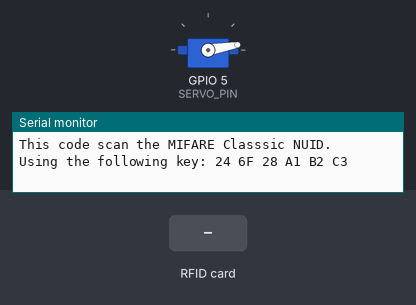
Bench run of a sketch on a simulated ESP8266 (NodeMCU). Parts: servo, the last lines printed to the serial monitor. The test bench sets the inputs (shaded band).

Above: at 1.7 s.
1.8 s: RFID card 75 44 D1 65 held to the reader
At 2.3 s:
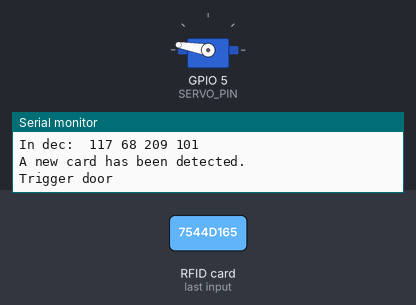
4.1 s: RFID card 2B C9 BD 43 held to the reader
At 4.87 s:
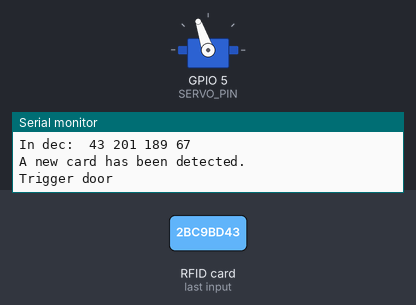
5.6 s: RFID card CB C2 BD 43 held to the reader
At 7.8 s:
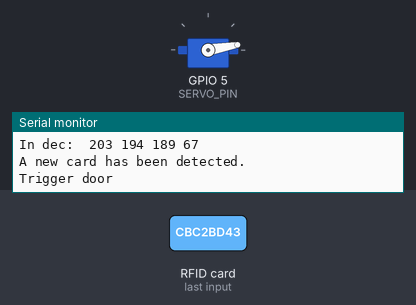
Timing chart, 0 to 9.3 s (numbered marks = the images above; inputs shaded):
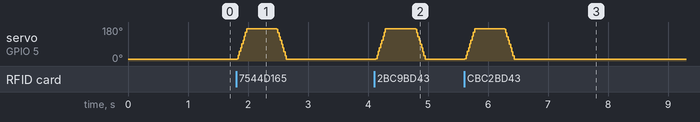

The sketch:

offline.ino
```cpp
#include <SPI.h>
#include <MFRC522.h>
#include <Servo.h>
#include <ESP8266WiFi.h>

// pins
#define RC522_SS_PIN  4 // D4
#define RC522_RST_PIN 16 // D2
#define SERVO_PIN     5 // D8
#define SERVO_SPEED   1
// servo
#define STAT_LOCK   10
#define STAT_UNLOCK 170
// const
#define MAX_NUID    16
#define CARD_NUM    8

Servo servo;
MFRC522 rfid(RC522_SS_PIN, RC522_RST_PIN); // Instance of the class
MFRC522::MIFARE_Key key;

// Init array that will store new NUID
byte lastCard[MAX_NUID] = {0};
byte acceptCard[CARD_NUM][MAX_NUID] = {
    {0x75, 0x44, 0xd1, 0x65},
    {0x2b, 0xc9, 0xbd, 0x43},
    {0xcb, 0xc2, 0xbd, 0x43}
};

void setup() {
	Serial.begin(115200);
	SPI.begin(); // Init SPI bus
	rfid.PCD_Init(); // Init MFRC522

	WiFi.macAddress(key.keyByte);

	Serial.println(F("This code scan the MIFARE Classsic NUID."));
	Serial.print(F("Using the following key:"));
	printHex(key.keyByte, MFRC522::MF_KEY_SIZE);

	initDoor();
}

void loop() {

	// Look for new cards
	if ( ! rfid.PICC_IsNewCardPresent())
		return;

	// Verify if the NUID has been readed
	if ( ! rfid.PICC_ReadCardSerial())
		return;

	Serial.print(F("PICC type: "));
	MFRC522::PICC_Type piccType = rfid.PICC_GetType(rfid.uid.sak);
	Serial.println(rfid.PICC_GetTypeName(piccType));

  Serial.println(F("The NUID tag is:"));
  Serial.print(F("In hex: "));
  printHex(rfid.uid.uidByte, rfid.uid.size);
  Serial.print(F("In dec: "));
  printDec(rfid.uid.uidByte, rfid.uid.size);

  if (rfid.uid.size > MAX_NUID) {
    Serial.println(F("NUID is out of range"));
    return;
  }

  // compare to the last read card
  if (memcmp(rfid.uid.uidByte, lastCard, rfid.uid.size) == 0) {
    Serial.println(F("Card read previously."));
  } else {
    Serial.println(F("A new card has been detected."));
    for (byte i = 0; i < rfid.uid.size; i++) {
      lastCard[i] = rfid.uid.uidByte[i];
    }
  }

  // compare to accepted card
  for (int i = 0; i < CARD_NUM; i ++) {
    if (memcmp(rfid.uid.uidByte, acceptCard[i], rfid.uid.size) == 0) {
      Serial.println(F("Trigger door"));
      triggerDoor(SERVO_SPEED);
      break;
    }
  }

	// Halt PICC
	rfid.PICC_HaltA();

	// Stop encryption on PCD
	rfid.PCD_StopCrypto1();
}

void initDoor() {
  servo.attach(SERVO_PIN);
  servo.write(STAT_LOCK);
  delay(500);
}

/**
 * Pull the trigger and reset
 */
void triggerDoor(int d) {
	for (int i = STAT_LOCK; i <= STAT_UNLOCK; i ++) {
		servo.write(i);
		delay(d);
	}
	delay(500);
	for (int i = STAT_UNLOCK; i >= STAT_LOCK; i --) {
		servo.write(i);
		delay(d);
	}
}

/**
 * Helper routine to dump a byte array as hex values to Serial.
 */
void printHex(byte *buffer, byte bufferSize) {
	for (byte i = 0; i < bufferSize; i++) {
		Serial.print(buffer[i] < 0x10 ? " 0" : " ");
		Serial.print(buffer[i], HEX);
	}
  Serial.println();
}

/**
 * Helper routine to dump a byte array as dec values to Serial.
 */
void printDec(byte *buffer, byte bufferSize) {
	for (byte i = 0; i < bufferSize; i++) {
		Serial.print(buffer[i] < 0x10 ? " 0" : " ");
		Serial.print(buffer[i], DEC);
	}
  Serial.println();
}
```

Measured:
- after the input at 1.8 s, servo on GPIO 5 (SERVO_PIN): rises from 10° to 170° in 0.16 s, then falls to 10° in 0.66 s
- after the input at 4.1 s, servo on GPIO 5 (SERVO_PIN): rises from 10° to 170° in 0.16 s, then falls to 10° in 0.66 s
- after the input at 5.6 s, servo on GPIO 5 (SERVO_PIN): rises from 10° to 170° in 0.16 s, then falls to 10° in 0.66 s
